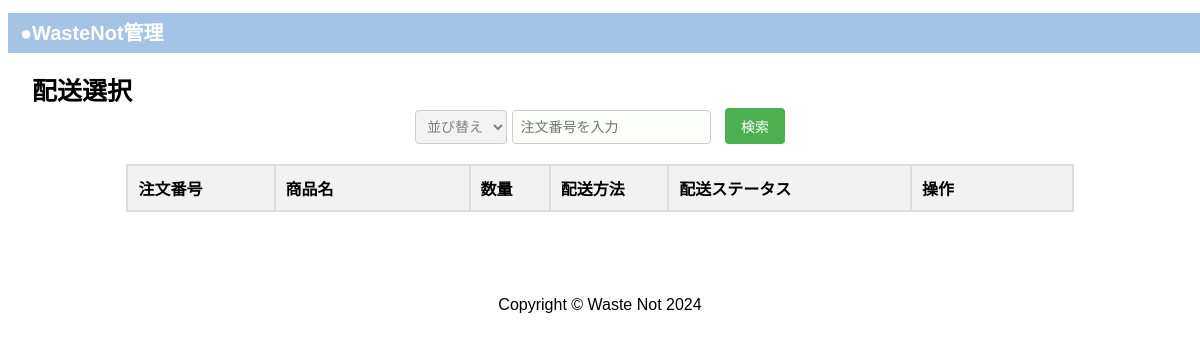
/orders/, run on an earlier commit of the app's database.
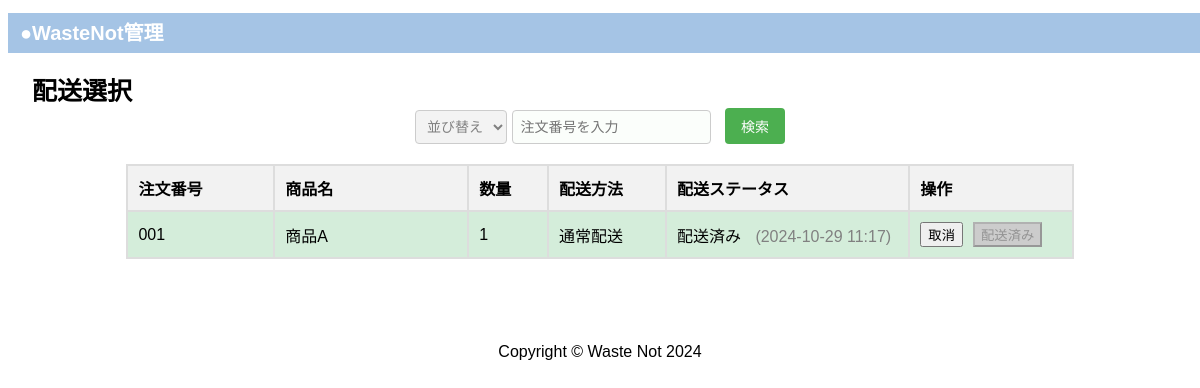
And on a later commit of the database.
### delivery/models.py (models this page shows, shortened)
class Order(models.Model):
    PRODUCT_CHOICES = [
        ('A', '商品A'),
        ('B', '商品B'),
        ('C', '商品C'),
    ]
    DELIVERY_CHOICES = [
        ('standard', '通常配送'),
        ('express', '速達配送'),
    ]
    order_number = models.CharField(max_length=10, unique=True)
    product_name = models.CharField(max_length=1, choices=PRODUCT_CHOICES)
    quantity = models.PositiveIntegerField()
    delivery_method = models.CharField(max_length=10, choices=DELIVERY_CHOICES, default='standard')
    shipped = models.BooleanField(default=False)  # 配送ステータスを追加
    shipped_date = models.DateTimeField(null=True, blank=True)  # 配送日時を追加

### delivery/views.py (the view)
# urls.py: path('orders/', views.order_list, name='order_list'),
def order_list(request):
    order_id = request.GET.get('order_id')
    sort_by = request.GET.get('sort_by', '')  # デフォルトで注文番号でソート
    if sort_by == '':
        sort_by = 'id'
    if order_id:
        orders = Order.objects.filter(order_number=order_id).order_by(sort_by)
    else:
        orders = Order.objects.all().order_by(sort_by)
    return render(request, 'order_list.html', {'orders': orders, 'sort_by': sort_by})

### delivery/templates/order_list.html (shortened to what this page needs)
{% load static %}
<!DOCTYPE html>
<html lang="ja">
<head>
    <link href="{% static 'css/style.css' %}" rel="stylesheet" />
</head>
<body>
    <header>
        <h1><a href ="{% url 'system_menu' %}">●WasteNot管理</a></h1>
    </header>
    <h2 class="menutitle">配送選択</h2>
    <div class="searchnum">
        <form method="GET" action="{% url 'delivery:order_list' %}">
            <select name="sort_by" id="sort_by" class="search-select" onchange="this.form.submit()">
                <option value="" {% if sort_by == '' %}selected{% endif %}>並び替え</option>
            </select>
            <input type="text" name="order_id" id="order_id" placeholder="注文番号を入力" class="search-input">
            <button type="submit" class="search-button">検索</button>
        </form>
    </div>
    <table>
        <thead>
            <tr>
                <th>注文番号</th>
                <th>商品名</th>
                <th>数量</th>
                <th>配送方法</th>
                <th>配送ステータス</th>
                <th>操作</th>
            </tr>
        </thead>
        <tbody>
            {% for order in orders %}
            <tr class="{% if order.shipped %}shipped{% endif %}">
                <td>{{ order.order_number }}</td>
                <td>{{ order.get_product_name_display }}</td>
                <td>{{ order.quantity }}</td>
                <td>{{ order.get_delivery_method_display }}</td>
                <td>
                    <span>{{ order.shipped|yesno:"配送済み,未配送" }}</span>
                    {% if order.shipped %}
                        <span class="delivery-date">({{ order.shipped_date|date:"Y-m-d H:i" }})</span>
                    {% endif %}
                </td>
                <td>
                    <div class="button-group">
                        {% if not order.shipped %}
                        <form method="POST" action="{% url 'delivery:ship_order' order.id %}" onsubmit="confirmShipping(event, '{{ order.order_number }}')">
                            {% csrf_token %}
                            <button type="submit">配送</button>
                        </form>
                        {% else %}
                        <form method="POST" action="{% url 'delivery:cancel_order' order.id %}" onsubmit="confirmCancellation(event)">
                            <button type="submit">取消</button>
                        </form>
                        <button disabled>配送済み</button>
                        {% endif %}
                    </div>
                </td>
            </tr>
            {% endfor %}
        </tbody>
    </table>
    <footer class="py-5 bg-dark">
        <div class="container"><p class="m-0 text-center text-white">Copyright &copy; Waste Not 2024</p></div>
    </footer>
</body>
</html>

### delivery/static/css/style.css (style rules this page uses)
body { font-family: Arial, sans-serif; text-align: center; }
.menutitle { font-size: 25px; position: absolute; top: 50px; left: 32px; }
table { width: 80%; border-collapse: collapse; margin: 20px auto; }
th, td { padding: 10px; text-align: left; border: 2px solid #ddd; }
th { background-color: #f2f2f2; }
th:nth-child(1), td:nth-child(1) { width: 130px; }
th:nth-child(2), td:nth-child(2) { width: 180px; }
th:nth-child(3), td:nth-child(3) { width: 60px; }
th:nth-child(4), td:nth-child(4) { width: 100px; }
th:nth-child(5), td:nth-child(5) { width: 230px; }
th:nth-child(6), td:nth-child(6) { width: 145px; }
.shipped { background-color: #d4edda; }
.searchnum { display: flex; justify-content: center; margin-top: 55px; }
.search-input { background-color: #fbfefb; color: grey; padding: 8px; font-size: 14px; border: 1px solid #ccc; border-radius: 4px; margin-right: 10px; }
.search-button { background-color: #4CAF50; color: white; padding: 8px 16px; border: none; border-radius: 4px; cursor: pointer; font-size: 14px; margin-right: 0px; }
.search-select { background-color: #f3f3f3; color: grey; padding: 7px; font-size: 14px; border: 1px solid #ccc; border-radius: 4px; }
.py-5 { padding-top: 3rem !important; padding-bottom: 3rem !important; }
.button-group { display: inline-flex; gap: 10px; }
form { margin: 0; }
button[disabled] { background-color: #ccc; cursor: not-allowed; }
.delivery-date { margin-left: 10px; color: gray; }

### delivery/templates/order_list.html (style rules this page uses)
header { background-color: #a5c4e5; font-size: 10px; width: 100%; color: white; padding: 0; padding-left: 12px; text-align: left; margin: 0; height: auto; line-height: 2; }
header a { color: inherit; text-decoration: none; }

What changed in the data, as far as the page shows it:
added Order: order_number "001", product_name "商品A", quantity "1", delivery_method "通常配送", shipped "配送済み", shipped_date "2024-10-29 11:17", shows "取消"
